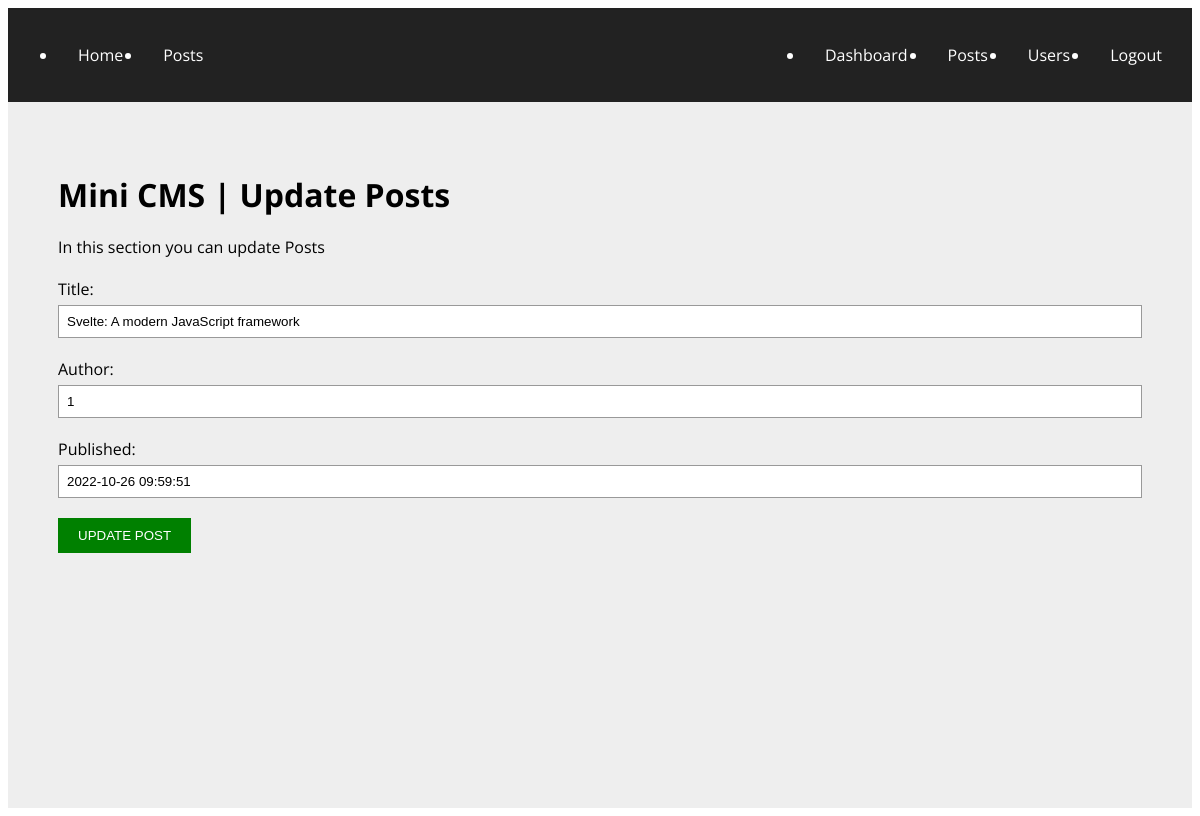
Page /admin/post-update.php?id=11 (signed in) on the committed database.
### tables this page shows
CREATE TABLE `posts` (
  `id` int(13) NOT NULL,
  `post_title` varchar(70) NOT NULL,
  `post_image` varchar(500) NOT NULL,
  `post_resume` varchar(500) NOT NULL,
  `post_content` longtext NOT NULL,
  `post_author` int(13) NOT NULL,
  `post_published` datetime NOT NULL
);

### admin/post-update.php (the view, shortened to what this page needs)
<?php
    include_once('includes/connection.php');
    if(isset($_GET['id'])){
        $id = $_GET['id'];
    }
    $sql = "SELECT * FROM posts WHERE id = '{$id}'";
    $result = $con->query($sql);
    $row = $result->fetch_object();
?>
<!DOCTYPE html>
<html lang="en">
<head>
    <link rel="stylesheet" href="css/style.css" />
</head>
<body>
    <div class="page-wrapper">
        <?php include_once('includes/admin_menu.php') ?>
        <main class="page-content">
            <div class="inner-wrapper-narrow">
                <h1 class="page-title">Mini CMS | Update Posts</h1>
                <p>In this section you can update Posts</p>
            <form action="post-update.php?id=<?php echo $row->id; ?>" method="post">
                <div class="form-item">
                    <label for="title" class="label">Title:</label>
                    <div class="field">
                        <input name="title" type="text" id="title" value="<?php echo $row->post_title; ?>">
                    </div>
                </div>
                <div class="form-item">
                    <label for="author" class="label">Author:</label>
                    <div class="field">
                        <input name="author" type="text" id="author" value="<?php echo $row->post_author; ?>">
                    </div>
                </div>
                <div class="form-item">
                    <label for="published" class="label">Published:</label>
                    <div class="field">
                        <input name="published" type="text" id="published" value="<?php echo $row->post_published; ?>">
                    </div>
                </div>
                <button type="submit" name="submit">Update post</button>
            </form>
            </div>
        </main>
    </div>
</body>
</html>

### admin/css/style.css (style rules this page uses)
body { font-family: 'Open Sans', sans-serif; }
.page-wrapper { min-height: 100vh; display: flex; flex-direction: column; }
.page-content { flex: 1; background-color: #eee; padding: 50px; }
.page-title { font-size: 32px; font-weight: bold; margin-bottom: 20px; }
label, input, textarea { display: block; }
input, textarea { width: 100%; box-sizing: border-box; padding: 8px; border: solid 1px #999; font-family: Arial, Helvetica, sans-serif; background-color: #fff; }
Label { margin: 20px 0 5px 0; }
button { margin-top: 20px; padding: 10px 20px; text-transform: uppercase; background-color: green; color: #fff; border: none; }

### rows in the picture
posts: title "Svelte: A modern JavaScript framework", author "1", published "2022-10-26 09:59:51"
